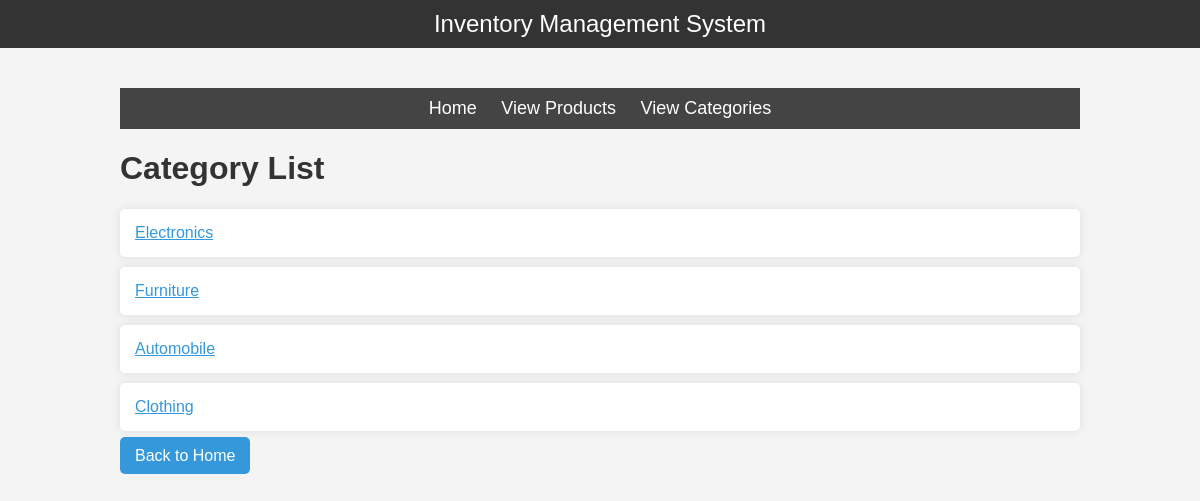
Page /categories/ on the committed database.
### inventory/models.py (models this page shows, shortened)
class Category(models.Model):
    name = models.CharField(max_length=255)

### inventory/views.py (the view)
# urls.py: path('categories/', views.CategoryListView.as_view(), name='category-list'),
class CategoryListView(ListView):
    model = Category
    template_name = 'inventory/category_list.html'
    context_object_name = 'categories'

### inventory/templates/inventory/category_list.html (shortened to what this page needs)
<!DOCTYPE html>
<html>
<head>
    {% load static %}
    <link rel="stylesheet" type="text/css" href="{% static 'inventory/style.css' %}">
</head>
<body>
    <header>
        <a href="{% url 'index' %}">Inventory Management System</a>
    </header>
    <div class="container">
        <nav>
            <a href="{% url 'index' %}">Home</a>
            <a href="{% url 'product-list' %}">View Products</a>
            <a href="{% url 'category-list' %}">View Categories</a>
        </nav>
        <h1>Category List</h1>
        <ul>
        {% for category in categories %}
            <li><a href="{% url 'category-detail' category.id %}">{{ category.name }}</a></li>
        {% endfor %}
        </ul>
        <a href="{% url 'index' %}" class="button">Back to Home</a>
    </div>
</body>
</html>

### inventory/static/inventory/style.css (style rules this page uses)
body { font-family: Arial, sans-serif; background-color: #f4f4f4; color: #333; margin: 0; padding: 0; }
.container { max-width: 960px; margin: auto; padding: 20px; }
header { background: #333; color: #fff; padding: 10px 0; text-align: center; }
header a { color: #fff; text-decoration: none; font-size: 24px; }
nav { margin: 20px 0; background: #444; padding: 10px; text-align: center; }
nav a { color: #fff; margin: 0 10px; text-decoration: none; font-size: 18px; }
h1, h2, h3 { color: #333; }
ul { list-style: none; padding: 0; }
li { margin: 10px 0; background: #fff; padding: 15px; border-radius: 5px; box-shadow: 0 0 10px rgba(0,0,0,0.1); }
a { color: #3498db; }
a.button { background: #3498db; color: #fff; padding: 10px 15px; text-decoration: none; border-radius: 5px; }

### rows in the picture
Category: name "Electronics"
Category: name "Furniture"
Category: name "Automobile"
Category: name "Clothing"
